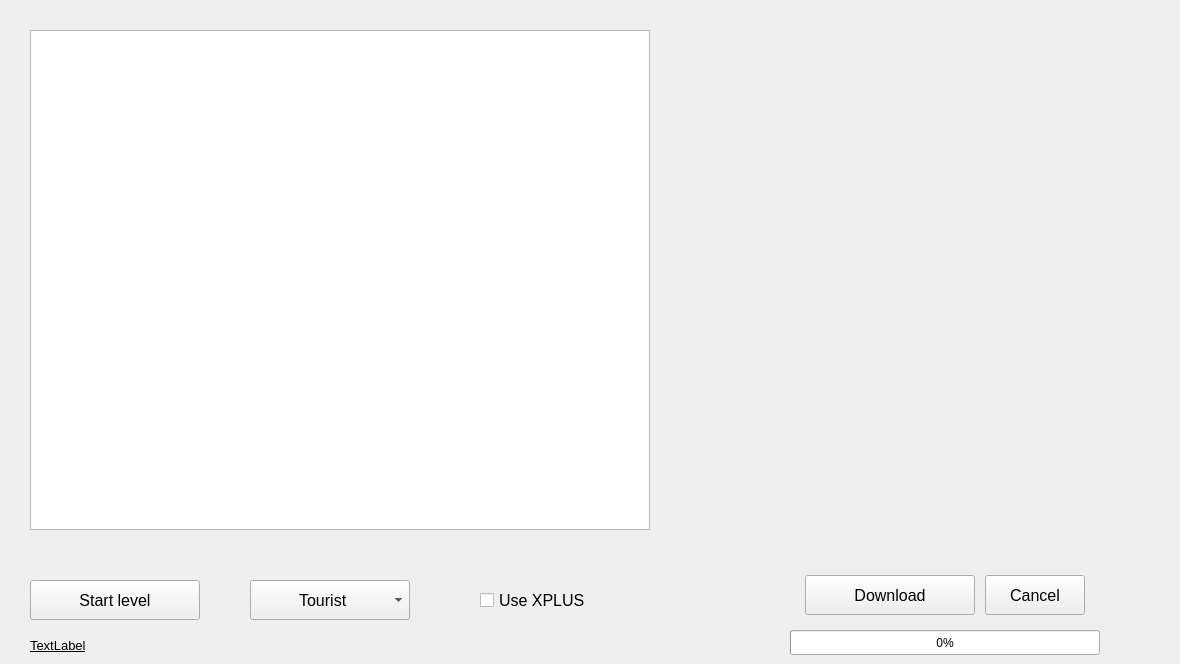
      <widget class="QWidget" name="tab_se_bestmaps">
       <attribute name="title">
        <string>HQ Maps</string>
       </attribute>
       <widget class="QLabel" name="label_se_hqmaps_image1">
        <property name="geometry">
         <rect>
          <x>710</x>
          <y>10</y>
          <width>461</width>
          <height>271</height>
         </rect>
        </property>
        <property name="text">
         <string/>
        </property>
        <property name="pixmap">
         <pixmap resource="Resources.qrc">:/Images/samse-logo.jpg</pixmap>
        </property>
       </widget>
       <widget class="QLabel" name="label_se_hqmaps_image2">
        <property name="geometry">
         <rect>
          <x>710</x>
          <y>290</y>
          <width>461</width>
          <height>261</height>
         </rect>
        </property>
        <property name="text">
         <string/>
        </property>
        <property name="pixmap">
         <pixmap>screenies/TSE/hqmaps/1/2.jpg</pixmap>
        </property>
       </widget>
       <widget class="QPushButton" name="pushButton_se_hqmaps_download">
        <property name="geometry">
         <rect>
          <x>805</x>
          <y>575</y>
          <width>170</width>
          <height>40</height>
         </rect>
        </property>
        <property name="font">
         <font>
          <pointsize>12</pointsize>
         </font>
        </property>
        <property name="text">
         <string>Download</string>
        </property>
       </widget>
       <widget class="QProgressBar" name="progressBar_se_hqmaps_download">
        <property name="geometry">
         <rect>
          <x>790</x>
          <y>630</y>
          <width>310</width>
          <height>25</height>
         </rect>
        </property>
        <property name="value">
         <number>0</number>
        </property>
       </widget>
       <widget class="QPushButton" name="pushButton_se_hqmaps_start_level">
        <property name="geometry">
         <rect>
          <x>30</x>
          <y>580</y>
          <width>170</width>
          <height>40</height>
         </rect>
        </property>
        <property name="font">
         <font>
          <pointsize>12</pointsize>
         </font>
        </property>
        <property name="text">
         <string>Start level</string>
        </property>
       </widget>
       <widget class="QComboBox" name="comboBox_se_hqmaps_difficulty">
        <property name="geometry">
         <rect>
          <x>250</x>
          <y>580</y>
          <width>160</width>
          <height>40</height>
         </rect>
        </property>
        <property name="font">
         <font>
          <pointsize>12</pointsize>
         </font>
        </property>
        <property name="layoutDirection">
         <enum>Qt::LeftToRight</enum>
        </property>
        <item>
         <property name="text">
          <string>          Tourist</string>
         </property>
        </item>
        <item>
         <property name="text">
          <string>          Easy</string>
         </property>
        </item>
        <item>
         <property name="text">
          <string>          Normal</string>
         </property>
        </item>
        <item>
         <property name="text">
          <string>          Hard</string>
         </property>
        </item>
        <item>
         <property name="text">
          <string>          Serious</string>
         </property>
        </item>
       </widget>
       <widget class="QCheckBox" name="checkBox_se_hqmaps_use_xplus">
        <property name="geometry">
         <rect>
          <x>480</x>
          <y>580</y>
          <width>110</width>
          <height>40</height>
         </rect>
        </property>
        <property name="font">
         <font>
          <pointsize>12</pointsize>
         </font>
        </property>
        <property name="text">
         <string>Use XPLUS</string>
        </property>
       </widget>
       <widget class="QTableView" name="table_se_hqmaps">
        <property name="geometry">
         <rect>
          <x>30</x>
          <y>30</y>
          <width>620</width>
          <height>500</height>
         </rect>
        </property>
        <property name="horizontalScrollBarPolicy">
         <enum>Qt::ScrollBarAlwaysOff</enum>
        </property>
        <property name="alternatingRowColors">
         <bool>true</bool>
        </property>
        <property name="selectionMode">
         <enum>QAbstractItemView::SingleSelection</enum>
        </property>
        <property name="selectionBehavior">
         <enum>QAbstractItemView::SelectRows</enum>
        </property>
        <property name="textElideMode">
         <enum>Qt::ElideRight</enum>
        </property>
        <attribute name="horizontalHeaderDefaultSectionSize">
         <number>160</number>
        </attribute>
        <attribute name="horizontalHeaderStretchLastSection">
         <bool>true</bool>
        </attribute>
        <attribute name="verticalHeaderCascadingSectionResizes">
         <bool>false</bool>
        </attribute>
        <attribute name="verticalHeaderStretchLastSection">
         <bool>false</bool>
        </attribute>
       </widget>
       <widget class="QLabel" name="label_se_hqmaps_download">
        <property name="geometry">
         <rect>
          <x>30</x>
          <y>635</y>
          <width>710</width>
          <height>20</height>
         </rect>
        </property>
        <property name="font">
         <font>
          <pointsize>10</pointsize>
          <underline>true</underline>
         </font>
        </property>
        <property name="text">
         <string>TextLabel</string>
        </property>
       </widget>
       <widget class="QPushButton" name="pushButton_se_hqmaps_download_cancel">
        <property name="geometry">
         <rect>
          <x>985</x>
          <y>575</y>
          <width>100</width>
          <height>40</height>
         </rect>
        </property>
        <property name="font">
         <font>
          <pointsize>12</pointsize>
         </font>
        </property>
        <property name="text">
         <string>Cancel</string>
        </property>
       </widget>
      </widget>
